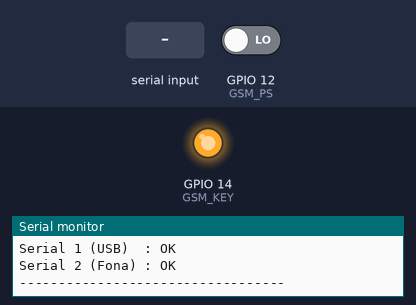
The sketch below on a simulated ESP32. Shown: output pins drawn as LEDs (lit = HIGH), the last lines printed to the serial monitor. The test bench sets the inputs (shaded band); at power-on: GPIO 12 (GSM_PS) LOW.

Above: at 1.2 s.
1.3 s: "M" received over Serial
At 1.9 s:
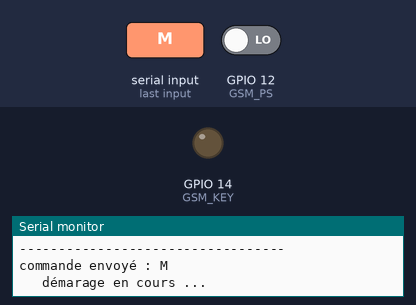
2.8 s: GPIO 12 (GSM_PS) driven HIGH
At 4.0 s:
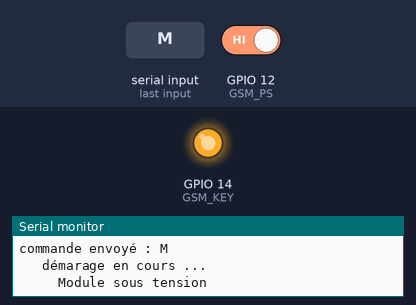
4.3 s: "A" received over Serial
At 5.3 s:
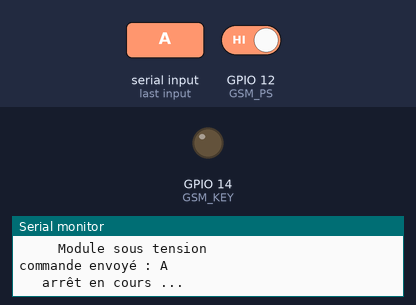
5.8 s: GPIO 12 (GSM_PS) driven LOW
At 6.5 s:
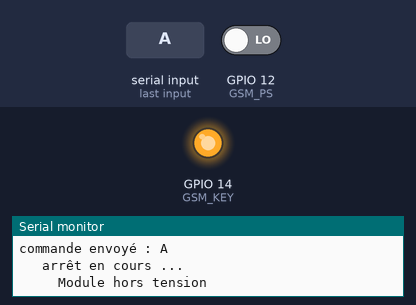
Timing chart, 0 to 8.8 s (numbered marks = the images above; inputs shaded):
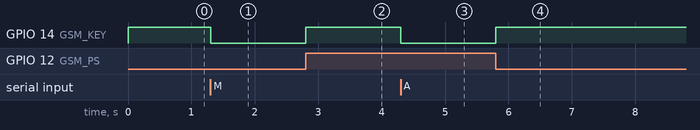

Measured:
- after the input at 1.3 s, GPIO 14 (GSM_KEY): HIGH → LOW at once
- after the input at 2.8 s, GPIO 14 (GSM_KEY): LOW → HIGH at once
- after the input at 4.3 s, GPIO 14 (GSM_KEY): HIGH → LOW at once
- after the input at 5.8 s, GPIO 14 (GSM_KEY): LOW → HIGH at once

The sketch:

06_connection_reseau_GSM.ino
```cpp
// (licence header left out)
/**
 * ------------------------------------------------------------------
 * état Fona
 * ------------------------------------------------------------------
 */
#define ON  1
#define OFF 0

/**
 * ------------------------------------------------------------------
 * PinMaping
 * ------------------------------------------------------------------
 */
#define GSM_NS 21 //connecter non utiliser
#define GSM_KEY 14
#define GSM_PS  12
#define GSM_RES 22 //connecter non utiliser
#define GSM_RX  16
#define GSM_TX  17

/**
 * Definition des paramétre GSM
 */
#define ERREUR 9999
#define GSM_NOCONNECT       0
#define GSM_CONNECTED       1
#define GSM_HTTPCONNECT     2
#define GSM_TMIN_NOCONNECT  700
#define GSM_TMAX_NOCONNECT  900
#define GSM_TMIN_CONNECTED 2700
#define GSM_TMAX_CONNECTED  3300
#define GSM_TMIN_HTTPCONNECT  200
#define GSM_TMAX_HTTPCONNECT  400
/**
 *        Code PIN
 * !NESSESAIRE! pour dévérouiller la carte SIM.
 * 4 digit sont attendue ex: PIN="XXXX";
 */
String GSM_PIN = "1234";

/**
 * definition de la vitesse de communication des port Série
 */
#define Serial_baud_rate 115200

void setup() {
  //USB
  Serial.begin(Serial_baud_rate);
  while (!Serial) {
    delay(1); //attend que le port série "USB" se connecte
    }
  Serial.println("");
  Serial.println("----------------------------------");
  Serial.println("               SETUP              ");
  Serial.println("");
  Serial.println("Serial 1 (USB)  : OK");

  //FONA
  Serial2.begin(Serial_baud_rate, SERIAL_8N1, GSM_RX, GSM_TX);
  while (!Serial2) {
    delay(1); //attend que le port série "USB" se connecte
    }
  Serial.println("Serial 2 (Fona) : OK");

  // initialisation de la broche de télécommande ON/OFF pour le module FONA
  pinMode (GSM_KEY,OUTPUT);
  digitalWrite(GSM_KEY,HIGH);

  // initialisation de la lecture du Power Status
  pinMode (GSM_PS, INPUT);

  //initialisation de la lecture du Net Status
  pinMode(GSM_NS, INPUT);

  Serial.println("");
  Serial.println("----------------------------------");

}

void loop() {

  if(Serial.available()!= 0) {
    char x = Serial.read();

      //x == majuscule or x == minuscule
      if (x == 65 or x == 97) { // A ou a : arrêt Fona
        Serial.print("commande envoyé : ");
        Serial.println(char(x));
        gsm(OFF);
        }

      if (x == 77 or x == 109) { // M ou m : marche Fona
        Serial.print("commande envoyé : ");
        Serial.println(char(x));
        gsm(ON);
        }

      if (x == 69 or x == 101) { // E ou e état de la connection réseau
        Serial.print("commande envoyé : ");
        Serial.println(char(x));
        gsm_SIM_unlock(); // demande de code PIN
        Serial.println (gsm_connected());
        }

      if (x == 67 or x == 99) { // C ou c état de la connection réseau
        Serial.print("commande envoyé : ");
        Serial.println(char(x));
        Serial.println (gsm_connected());
        }
    }
  }

/**
 * ------------------------------------------------------------------
 *      FONCTION
 * ------------------------------------------------------------------
 */

/**
 * ------------------------------------------------------------------
 * statue GSM
 */
bool gsm(int status) {
  if (status == ON) {
    if (!etat_gsm()) {
      // le Fona est sur OFF , commande la mise en marche
      Serial.println ("   démarage en cours ...");
      // commande Key sur Low
      digitalWrite(GSM_KEY,LOW);
      while (!etat_gsm()){
        delay(1);
        }
      digitalWrite(GSM_KEY,HIGH);
      Serial.println ("     Module sous tension");
      Serial.println ("");
      }
  } else {
    if (etat_gsm()) {
      // le Fona est sur ON , commande l'arrêt
      Serial.println ("   arrêt en cours ...");
      digitalWrite(GSM_KEY,LOW);
      while (etat_gsm()){
        delay(1);
        }
      digitalWrite(GSM_KEY,HIGH);
      Serial.println ("     Module hors tension");
      Serial.println ("");
      }
    }
  }

/**
 * ------------------------------------------------------------------
 * implustion ON/OFF
 */
void gsm_impulsion_on_off () {
  // génère une impulsion LOW de 2 secondes pour activer ou desactiver
  //  la carte FONA
  digitalWrite(GSM_KEY,LOW);
  delay(2000);
  digitalWrite(GSM_KEY,HIGH);
  }

/**
 * ------------------------------------------------------------------
 * état_GSM
 */
bool etat_gsm() {
  // renvoie true si la carte FONA est ON
  // renvoie false si la carte FONA est OFF
  if (digitalRead(GSM_PS) == HIGH) {
    return true;
    } else {
      return false;
      }
  }

/**
 * ------------------------------------------------------------------
 * Procedure de connection
 */
byte gsm_connected() {
  // retourne true si on est connecté au réseau
  // retourne false si on n'est pas connecté au réseau
  Serial.println ("Vérification de la connection au réseau ...");
  //attend que le niveau passe à 1
  while (digitalRead(GSM_NS)==LOW) {
    delay(100);
    }

  while (digitalRead(GSM_NS)==HIGH) {
    delay(1);
    }

  //declenche le compteur
  unsigned long debut = millis();
  while (digitalRead(GSM_NS)==LOW) {
    delay(1);
    }
  //arrête le compteur
  unsigned long fin = millis();
  unsigned long duree = fin-debut;
  //

  if (duree >= GSM_TMIN_NOCONNECT && duree <= GSM_TMAX_NOCONNECT) {
    return GSM_NOCONNECT;
    }
   if (duree >= GSM_TMIN_CONNECTED && duree <= GSM_TMAX_CONNECTED) {
    return GSM_CONNECTED;
    }
  if (duree >= GSM_TMIN_HTTPCONNECT && duree <= GSM_TMAX_HTTPCONNECT) {
    return GSM_HTTPCONNECT;
    }
  return ERREUR;
  }

/**
 * ------------------------------------------------------------------
 * Demande de code pin
 */
void gsm_SIM_unlock() {
  Serial.println ("Envoi code PIN");
  delay(2000);
  Serial2.println("AT+CPIN="+GSM_PIN);
  delay(500);
  }

/**
 * ------------------------------------------------------------------
 * ------------------------------------------------------------------
 */
```
